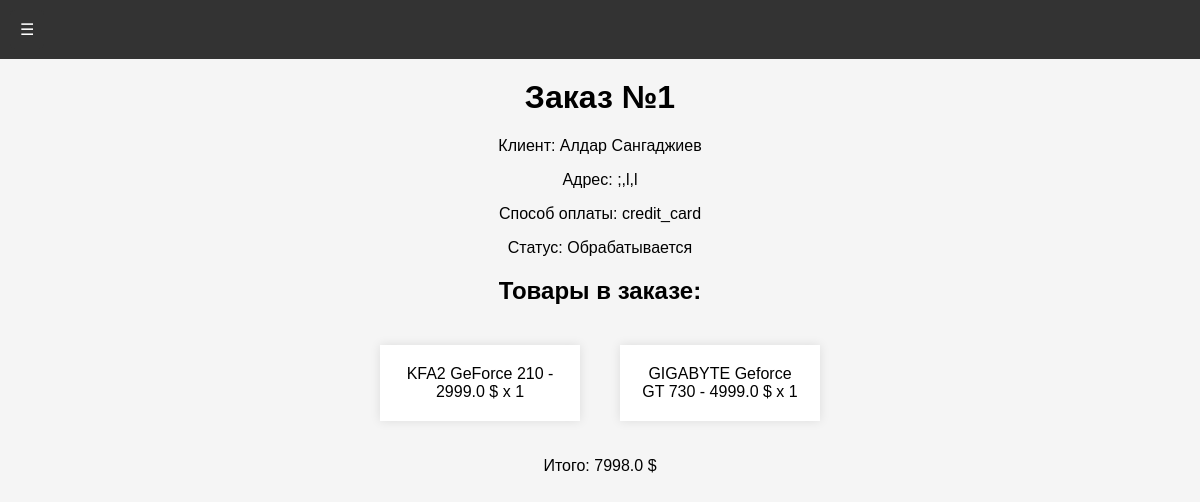
The page /order/1 (signed in) on the database its author committed.
### app/models.py (models this page shows)
class Order(db.Model):
    id = db.Column(db.Integer, primary_key=True)
    user_id = db.Column(db.Integer, db.ForeignKey('user.id'), nullable=False)
    customer_name = db.Column(db.String(100), nullable=False)
    customer_address = db.Column(db.Text, nullable=False)
    payment_method = db.Column(db.String(50), nullable=False)
    created_at = db.Column(db.DateTime, default=db.func.now())
    status = db.Column(db.String(50), default='Обрабатывается')
    order_items = db.relationship('OrderItem', backref='order', lazy='dynamic')
    user = db.relationship('User', back_populates='orders')
    @property
    def total_amount(self):
        total = 0
        for item in self.order_items:
            total += item.product.price
        return total

class OrderItem(db.Model):
    id = db.Column(db.Integer, primary_key=True)
    order_id = db.Column(db.Integer, db.ForeignKey('order.id'), nullable=False)
    product_id = db.Column(db.Integer, db.ForeignKey('product.id'), nullable=False)
    product = db.relationship('Product', backref=db.backref('order_items', lazy='dynamic'))
    quantity = db.Column(db.Integer, nullable=False, default=1)

class Product(db.Model):
    id = db.Column(db.Integer, primary_key=True)
    name = db.Column(db.String(100), nullable=False)
    description = db.Column(db.Text, nullable=False)
    price = db.Column(db.Float, nullable=False)
    category_id = db.Column(db.Integer, db.ForeignKey('category.id'), nullable=False)
    category = db.relationship('Category', backref=db.backref('products', lazy='dynamic'))
    brand_id = db.Column(db.Integer, db.ForeignKey('brand.id'), nullable=False)
    brand = db.relationship('Brand', backref=db.backref('products', lazy='dynamic'))
    image = db.Column(db.String(100), nullable=False)

### app/routes.py (the view)
@login_required
@app.route('/order/<int:order_id>')
def order_details(order_id):
    order = Order.query.get(order_id)
    cart_count = len(session.get('cart', []))
    if order.user_id != current_user.id:
        abort(404)
    return render_template('order_details.html', order=order, cart_count=cart_count)

### app/routes.py (called while the page is built)
@login_manager.user_loader
def load_user(user_id):
    return User.query.get(int(user_id))

### app/templates/order_details.html (shortened to what this page needs)
<!DOCTYPE html>
<html lang="ru">
<head>
    <link rel="stylesheet" href="{{ url_for('static', filename='css/styles.css') }}">
</head>
<body>
    <nav>
       <div class="dropdown">
           <button class="dropbtn">&#9776;</button>
       </div>
   </nav>
    <h1>Заказ №{{ order.id }}</h1>
    <p>Клиент: {{ order.customer_name }}</p>
    <p>Адрес: {{ order.customer_address }}</p>
    <p>Способ оплаты: {{ order.payment_method }}</p>
    <p>Статус: {{ order.status }}</p>
    <h2>Товары в заказе:</h2>
    <ul>
        {% for item in order.order_items %}
        <li>{{ item.product.name }} - {{ item.product.price }} $ x {{ item.quantity }}</li>
        {% endfor %}
    </ul>
    <p>Итого: {{ order.total_amount }} $</p>
</body>
</html>

### app/static/css/styles.css (style rules this page uses)
body { font-family: Arial, sans-serif; margin: 0; padding: 0; background-color: #f5f5f5; }
p { margin-bottom: 10px; text-align: center }
nav { background-color: #333; color: #fff; padding: 10px; }
h1 { text-align: center; }
h2 { text-align: center; margin-top: 20px; }
ul { list-style-type: none; margin: 0; padding: 0; display: flex; flex-wrap: wrap; justify-content: center; }
li { margin: 20px; padding: 20px; background-color: #fff; box-shadow: 0 0 10px rgba(0, 0, 0, 0.1); text-align: center; width: 200px; }
button { padding: 5px 10px; border: none; border-radius: 5px; background-color: #4CAF50; color: white; cursor: pointer; }
html { box-sizing: border-box; -webkit-font-smoothing: antialiased; }
.dropdown { position: relative; display: inline-block; }
.dropbtn { background-color: #333; color: white; padding: 10px; font-size: 16px; border: none; cursor: pointer; }
h1 { text-align: center; margin-top: 20px; }

### rows shown on the page
Order: id "1", customer_name "Алдар Сангаджиев", customer_address ";,l,l", payment_method "credit_card", status "Обрабатывается"
OrderItem: product.name "KFA2 GeForce 210", product.price "2999.0", quantity "1"
OrderItem: product.name "GIGABYTE Geforce GT 730", product.price "4999.0", quantity "1"
Product: total_amount "7998.0"
